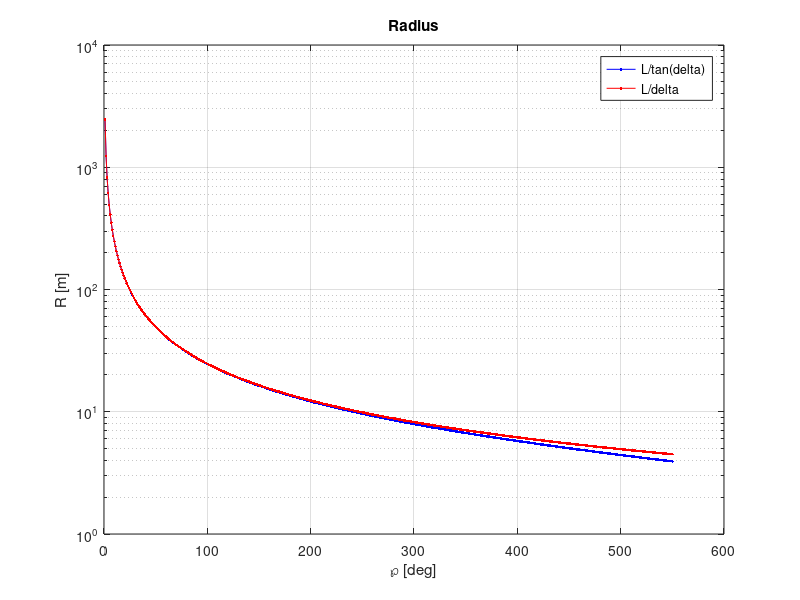
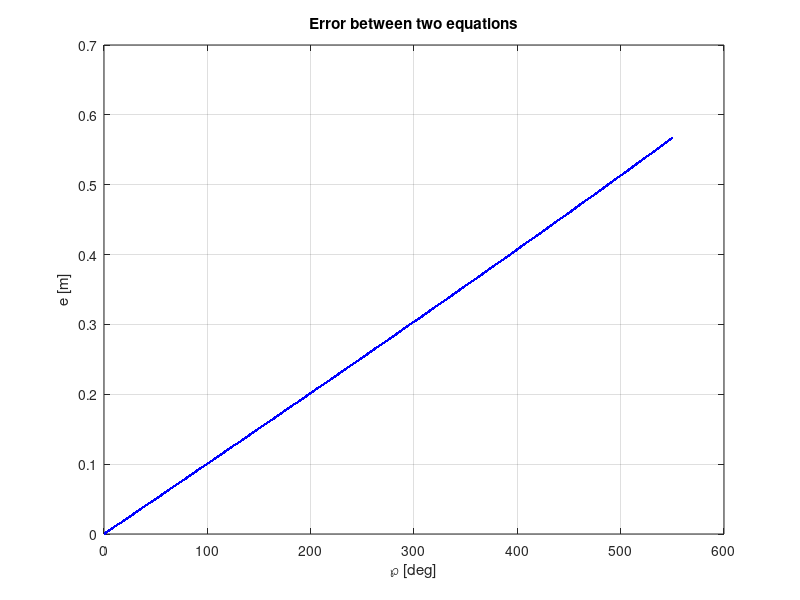
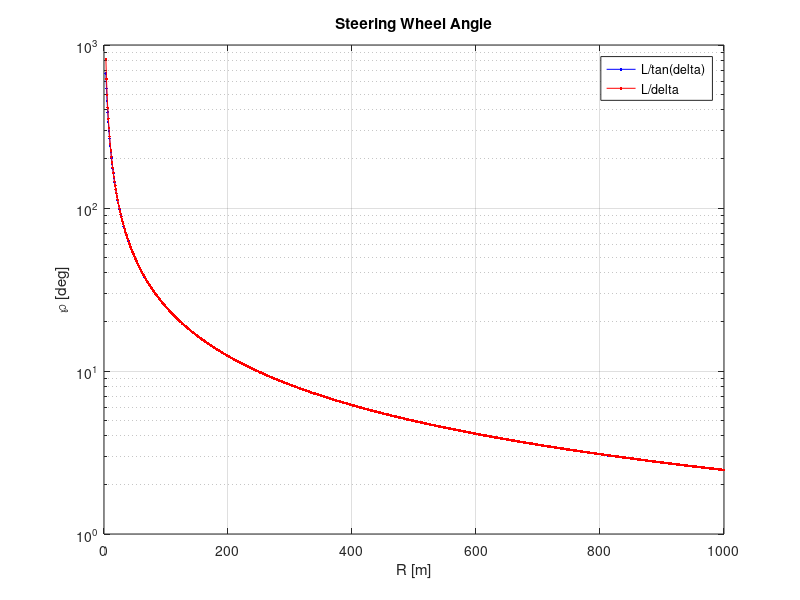

Recreate these plots in MATLAB, in order.
% 201902/27

close all;

steering_wheel_angle = deg2rad(linspace(0,550,550));
L = 2.73;
Steering_Ratio = 15.8;

R = L./tan(steering_wheel_angle*(1/Steering_Ratio)); %Assuming L/tan(delta)
R1 = L./(steering_wheel_angle*(1/Steering_Ratio));   %Assuming L/delta

figure(1);
semilogy(rad2deg(steering_wheel_angle),R,'b.-');
hold on;
semilogy(rad2deg(steering_wheel_angle),R1,'r.-');
title('Radius')
ylabel('R [m]');
xlabel('\wp [deg]');
grid on;
legend('L/tan(delta)','L/delta');

figure(2);
plot(rad2deg(steering_wheel_angle), abs(R1-R),'b.-');
title('Error between two equations')
ylabel('e [m]');
xlabel('\wp [deg]');
grid on;

Rs = 1000:-1:3; % Linear values of radius

figure(3);
semilogy(Rs, rad2deg(atan(L./Rs)*Steering_Ratio),'b.-');
hold on;
semilogy(Rs,rad2deg(L./Rs)*Steering_Ratio,'r.-');
grid on;
title('Steering Wheel Angle');
ylabel('\wp [deg]');
xlabel('R [m]');
legend('L/tan(delta)','L/delta');



